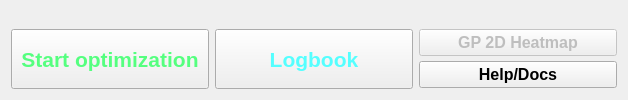
     <widget class="QWidget" name="tab">
      <attribute name="title">
       <string>Optimization Scan Panel</string>
      </attribute>
      <layout class="QGridLayout" name="gridLayout_9">
       <item row="0" column="0" rowspan="2">
        <widget class="ResetpanelBoxWindow" name="widget" native="true">
         <property name="enabled">
          <bool>true</bool>
         </property>
         <property name="sizePolicy">
          <sizepolicy hsizetype="Preferred" vsizetype="Preferred">
           <horstretch>0</horstretch>
           <verstretch>0</verstretch>
          </sizepolicy>
         </property>
         <property name="minimumSize">
          <size>
           <width>600</width>
           <height>0</height>
          </size>
         </property>
        </widget>
       </item>
       <item row="0" column="1">
        <widget class="QWidget" name="widget_2" native="true">
         <property name="sizePolicy">
          <sizepolicy hsizetype="Preferred" vsizetype="Preferred">
           <horstretch>0</horstretch>
           <verstretch>0</verstretch>
          </sizepolicy>
         </property>
        </widget>
       </item>
       <item row="1" column="1">
        <widget class="QWidget" name="widget_3" native="true">
         <property name="sizePolicy">
          <sizepolicy hsizetype="Preferred" vsizetype="Preferred">
           <horstretch>0</horstretch>
           <verstretch>0</verstretch>
          </sizepolicy>
         </property>
        </widget>
       </item>
       <item row="2" column="0" colspan="2">
        <layout class="QHBoxLayout" name="horizontalLayout_2">
         <item>
          <widget class="QPushButton" name="pb_start_scan">
           <property name="minimumSize">
            <size>
             <width>150</width>
             <height>60</height>
            </size>
           </property>
           <property name="font">
            <font>
             <pointsize>16</pointsize>
             <weight>75</weight>
             <bold>true</bold>
            </font>
           </property>
           <property name="styleSheet">
            <string notr="true">color: rgb(85, 255, 127);</string>
           </property>
           <property name="text">
            <string>Start optimization</string>
           </property>
          </widget>
         </item>
         <item>
          <widget class="QPushButton" name="pb_logbook">
           <property name="minimumSize">
            <size>
             <width>0</width>
             <height>60</height>
            </size>
           </property>
           <property name="font">
            <font>
             <pointsize>16</pointsize>
             <weight>75</weight>
             <bold>true</bold>
            </font>
           </property>
           <property name="styleSheet">
            <string notr="true">color: rgb(85, 255, 255);</string>
           </property>
           <property name="text">
            <string>Logbook</string>
           </property>
          </widget>
         </item>
         <item>
          <widget class="QFrame" name="frame">
           <property name="minimumSize">
            <size>
             <width>0</width>
             <height>60</height>
            </size>
           </property>
           <property name="maximumSize">
            <size>
             <width>16777215</width>
             <height>60</height>
            </size>
           </property>
           <property name="frameShape">
            <enum>QFrame::NoFrame</enum>
           </property>
           <property name="frameShadow">
            <enum>QFrame::Plain</enum>
           </property>
           <property name="lineWidth">
            <number>0</number>
           </property>
           <layout class="QGridLayout" name="gridLayout_2">
            <property name="leftMargin">
             <number>0</number>
            </property>
            <property name="topMargin">
             <number>0</number>
            </property>
            <property name="rightMargin">
             <number>0</number>
            </property>
            <property name="bottomMargin">
             <number>0</number>
            </property>
            <property name="spacing">
             <number>5</number>
            </property>
            <item row="5" column="0">
             <widget class="QPushButton" name="pb_help">
              <property name="minimumSize">
               <size>
                <width>0</width>
                <height>20</height>
               </size>
              </property>
              <property name="font">
               <font>
                <pointsize>12</pointsize>
                <weight>75</weight>
                <bold>true</bold>
               </font>
              </property>
              <property name="text">
               <string>Help/Docs</string>
              </property>
             </widget>
            </item>
            <item row="1" column="0">
             <widget class="QPushButton" name="pushButton_3">
              <property name="enabled">
               <bool>false</bool>
              </property>
              <property name="minimumSize">
               <size>
                <width>0</width>
                <height>20</height>
               </size>
              </property>
              <property name="sizeIncrement">
               <size>
                <width>0</width>
                <height>0</height>
               </size>
              </property>
              <property name="font">
               <font>
                <pointsize>12</pointsize>
                <weight>75</weight>
                <bold>true</bold>
               </font>
              </property>
              <property name="text">
               <string>GP 2D Heatmap</string>
              </property>
             </widget>
            </item>
           </layout>
          </widget>
         </item>
        </layout>
       </item>
      </layout>
     </widget>
